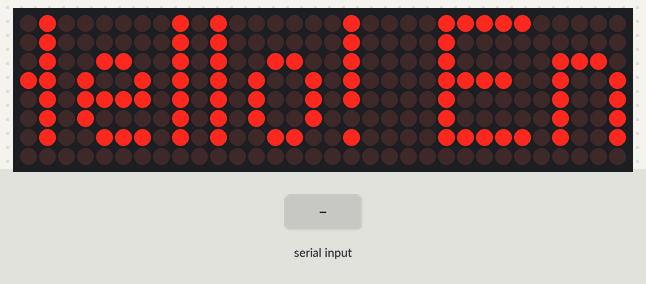
Bench run of a sketch on a simulated Arduino Uno, built with avr-gcc and run on an emulated ATmega328P. Shown: 32×8 LED matrix. The test bench sets the inputs (shaded band).

Above: at 1.2 s.
1.3 s: "1\n" received over Serial
At 7.3 s:
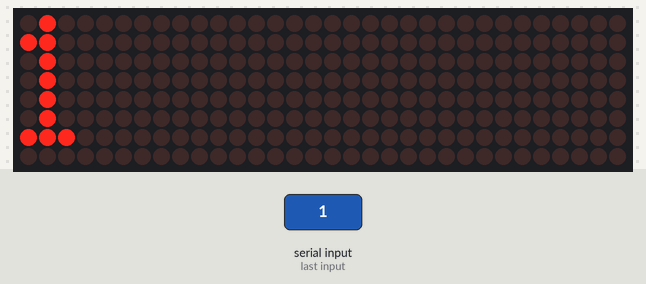
7.9 s: byte 10 ('\n') received over Serial
At 9.4 s:
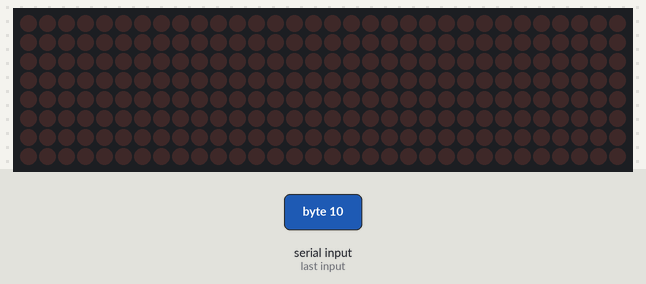
9.9 s: "0\n" received over Serial
At 12.1 s:
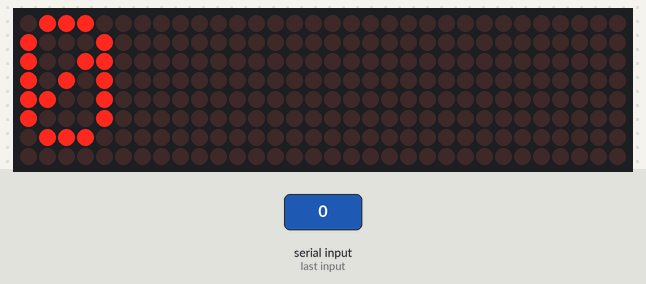
Timing chart, 0 to 13.6 s (numbered marks = the images above; inputs shaded):
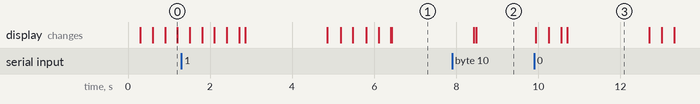

The sketch:

MD_MAX72xx_arduino_android.ino
```cpp
// Program to exercise the MD_MAX72XX library
//
// Uses most of the functions in the library
#include <MD_MAX72xx.h>
#include <SPI.h>
#include <SoftwareSerial.h>
#include <MD_Parola.h>

SoftwareSerial Blue(0, 1);
#include <string.h>

// Define the number of devices we have in the chain and the hardware interface
// NOTE: These pin numbers will probably not work with your hardware and may
// need to be adapted
#define HARDWARE_TYPE MD_MAX72XX::FC16_HW
#define MAX_DEVICES	4
#define CLK_PIN   13  // or SCK
#define DATA_PIN  11  // or MOSI
#define CS_PIN    10  // or SS

// SPI hardware interface
//MD_MAX72XX mx = MD_MAX72XX(HARDWARE_TYPE, CS_PIN, MAX_DEVICES);
// Arbitrary pins
//MD_MAX72XX mx = MD_MAX72XX(HARDWARE_TYPE, DATA_PIN, CLK_PIN, CS_PIN, MAX_DEVICES);
MD_Parola P = MD_Parola(HARDWARE_TYPE, DATA_PIN, CLK_PIN, CS_PIN, MAX_DEVICES);

// We always wait a bit between updates of the display
#define  DELAYTIME  100  // in milliseconds
uint8_t scrollSpeed = 25;    // default frame delay value
textEffect_t scrollEffect = PA_SCROLL_LEFT;
textPosition_t scrollAlign = PA_LEFT;
uint16_t scrollPause = 2000; // in milliseconds

// Global message buffers shared by Serial and Scrolling functions
#define  BUF_SIZE  75
char curMessage[BUF_SIZE] = { "" };
char newMessage[BUF_SIZE] = { "Hello! Enter new message?" };
bool newMessageAvailable = true;

void readSerial(void)
{
  static char *cp = newMessage;

  while (Serial.available())
  {
    *cp = (char)Serial.read();
    if ((*cp == '\n') || (cp - newMessage >= BUF_SIZE-2)) // end of message character or full buffer
    {
      *cp = '\0'; // end the string
      // restart the index for next filling spree and flag we have a message waiting
      cp = newMessage;
      newMessageAvailable = true;
    }
    else  // move char pointer to next position
      cp++;
  }
}

void setup()
{
  P.begin();

  Serial.begin(9600);
  Blue.begin(9600);
  P.displayText(curMessage, scrollAlign, scrollSpeed, scrollPause, scrollEffect, scrollEffect);
}

void loop()
{
  if (P.displayAnimate())
  {
    if (newMessageAvailable)
    {
      strcpy(curMessage, newMessage);
      newMessageAvailable = false;
    }
    P.displayReset();
  }
  readSerial();
}
```

Measured:
- after the input at 1.3 s, the display: first differs from a run without the input after 4.5 s (image 1 shows a later state)
- after the input at 9.9 s, the display: first changes at once (image 3 shows a later state)
